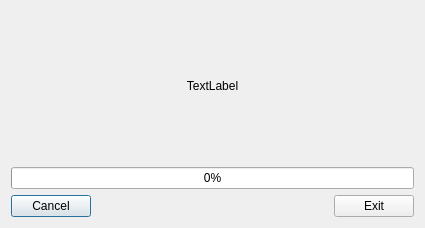
<?xml version="1.0" encoding="UTF-8"?>
<ui version="4.0">
 <class>recv_window</class>
 <widget class="QDialog" name="recv_window">
  <property name="geometry">
   <rect>
    <x>0</x>
    <y>0</y>
    <width>425</width>
    <height>228</height>
   </rect>
  </property>
  <property name="windowTitle">
   <string>Recive File</string>
  </property>
  <layout class="QVBoxLayout" name="verticalLayout">
   <item>
    <widget class="QLabel" name="tip_label">
     <property name="text">
      <string>TextLabel</string>
     </property>
     <property name="alignment">
      <set>Qt::AlignCenter</set>
     </property>
    </widget>
   </item>
   <item>
    <widget class="QProgressBar" name="progress_bar">
     <property name="value">
      <number>0</number>
     </property>
    </widget>
   </item>
   <item>
    <layout class="QHBoxLayout" name="horizontalLayout">
     <item>
      <widget class="QPushButton" name="cancel">
       <property name="text">
        <string>Cancel</string>
       </property>
      </widget>
     </item>
     <item>
      <spacer name="horizontalSpacer">
       <property name="orientation">
        <enum>Qt::Horizontal</enum>
       </property>
       <property name="sizeHint" stdset="0">
        <size>
         <width>40</width>
         <height>20</height>
        </size>
       </property>
      </spacer>
     </item>
     <item>
      <widget class="QPushButton" name="exit">
       <property name="text">
        <string>Exit</string>
       </property>
      </widget>
     </item>
    </layout>
   </item>
  </layout>
 </widget>
 <resources/>
 <connections/>
</ui>
